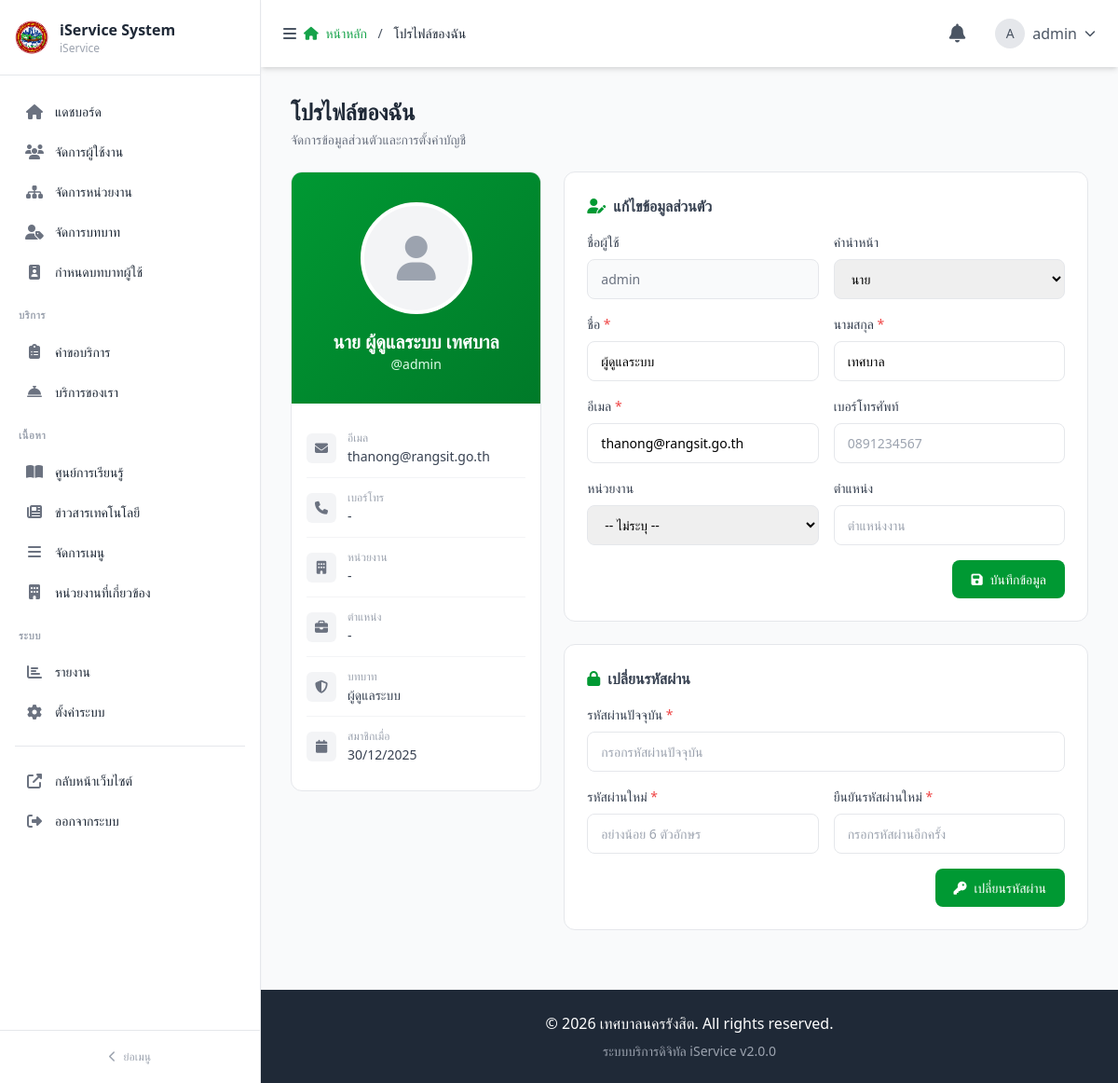
The app's page /admin/user_profile.php (signed in) with its own data.
### tables this page shows
CREATE TABLE `users` (
  `user_id` int(11) NOT NULL COMMENT 'รหัสผู้ใช้',
  `prefix_id` int(11) DEFAULT NULL COMMENT 'รหัสคำนำหน้าชื่อ (FK to prefixes)',
  `username` varchar(50) NOT NULL COMMENT 'ชื่อผู้ใช้สำหรับ login',
  `first_name` varchar(100) NOT NULL COMMENT 'ชื่อ',
  `last_name` varchar(100) NOT NULL COMMENT 'นามสกุล',
  `email` varchar(255) NOT NULL COMMENT 'อีเมล',
  `phone` varchar(20) DEFAULT NULL COMMENT 'เบอร์โทรศัพท์',
  `password` varchar(255) NOT NULL COMMENT 'รหัสผ่าน (hashed)',
  `role` enum('admin','staff','user') DEFAULT 'user' COMMENT 'บทบาท: admin=ผู้ดูแล, staff=เจ้าหน้าที่, user=ผู้ใช้ทั่วไป',
  `status` enum('active','inactive','suspended') DEFAULT 'active' COMMENT 'สถานะ: active=ใช้งาน, inactive=ไม่ใช้งาน, suspended=ระงับ',
  `department_id` int(11) DEFAULT NULL COMMENT 'รหัสหน่วยงาน (FK to departments)',
  `position` varchar(100) DEFAULT NULL COMMENT 'ตำแหน่ง',
  `profile_image` varchar(255) DEFAULT NULL COMMENT 'รูปโปรไฟล์',
  `last_login` datetime DEFAULT NULL COMMENT 'เข้าสู่ระบบครั้งล่าสุด',
  `created_at` datetime DEFAULT current_timestamp() COMMENT 'วันที่สร้าง',
  `updated_at` datetime DEFAULT current_timestamp() ON UPDATE current_timestamp() COMMENT 'วันที่อัปเดต'
);

CREATE TABLE `prefixes` (
  `prefix_id` int(11) NOT NULL,
  `prefix_name` varchar(100) NOT NULL,
  `prefix_short` varchar(50) DEFAULT NULL,
  `prefix_type` enum('general','military_army','military_navy','military_air','police','academic') DEFAULT 'general',
  `is_active` tinyint(1) DEFAULT 1,
  `display_order` int(11) DEFAULT 0
);

### admin/user_profile.php (the view, shortened to what the rows shown need)
<?php
require_once '../config/database.php';
$user_id = $_SESSION['user_id'];
$stmt = $conn->prepare("SELECT u.*, p.prefix_name, d.department_name
                        FROM users u
                        LEFT JOIN prefixes p ON u.prefix_id = p.prefix_id
                        LEFT JOIN departments d ON u.department_id = d.department_id
                        WHERE u.user_id = ?");
$stmt->bind_param("i", $user_id);
$stmt->execute();
$profile = $stmt->get_result()->fetch_assoc();
$user = [
    'username' => $profile['username'],
    'email' => $profile['email'],
    'full_name' => ($profile['prefix_name'] ?? '') . ' ' . $profile['first_name'] . ' ' . $profile['last_name'],
    'first_name' => $profile['first_name']
];
$prefixes_result = $conn->query("SELECT prefix_id, prefix_name, prefix_type FROM prefixes WHERE is_active = 1 ORDER BY display_order");
$prefixes = [];
while ($row = $prefixes_result->fetch_assoc()) {
    $prefixes[$row['prefix_type']][] = $row;
}
include 'admin-layout/header.php';
include 'admin-layout/sidebar.php';
include 'admin-layout/topbar.php';
?>
<div class="max-w-4xl mx-auto">
    <div class="mb-6">
        <h1 class="text-2xl font-semibold text-gray-800">โปรไฟล์ของฉัน</h1>
    </div>
    <div class="grid grid-cols-1 lg:grid-cols-3 gap-6">
        <div class="lg:col-span-1">
            <div class="profile-card">
                <div class="profile-header">
                    <form id="imageForm" method="POST" enctype="multipart/form-data">
                        <div class="profile-avatar" onclick="document.getElementById('profileImageInput').click()">
                        </div>
                    </form>
                    <h2 class="text-xl font-semibold"><?php echo htmlspecialchars($user['full_name']); ?></h2>
                    <p class="text-green-100 text-sm">@<?php echo htmlspecialchars($profile['username']); ?></p>
                </div>
                <div class="p-4">
                    <div class="info-item">
                        <div>
                            <div class="info-label">อีเมล</div>
                            <div class="info-value"><?php echo htmlspecialchars($profile['email']); ?></div>
                        </div>
                    </div>
                    <div class="info-item">
                        <div>
                            <div class="info-label">เบอร์โทร</div>
                            <div class="info-value"><?php echo htmlspecialchars($profile['phone'] ?: '-'); ?></div>
                        </div>
                    </div>
                    <div class="info-item">
                        <div>
                            <div class="info-label">ตำแหน่ง</div>
                            <div class="info-value"><?php echo htmlspecialchars($profile['position'] ?: '-'); ?></div>
                        </div>
                    </div>
                    <div class="info-item">
                        <div>
                            <div class="info-label">บทบาท</div>
                            <div class="info-value">
                                <?php
                                $role_text = ['admin' => 'ผู้ดูแลระบบ', 'staff' => 'เจ้าหน้าที่', 'user' => 'ผู้ใช้ทั่วไป'];
                                echo $role_text[$profile['role']] ?? $profile['role'];
                                ?>
                            </div>
                        </div>
                    </div>
                    <div class="info-item">
                        <div>
                            <div class="info-label">สมาชิกเมื่อ</div>
                            <div class="info-value"><?php echo date('d/m/Y', strtotime($profile['created_at'])); ?></div>
                        </div>
                    </div>
                </div>
            </div>
        </div>
        <div class="lg:col-span-2 space-y-6">
            <div class="profile-card">
                <form method="POST">
                    <div class="form-section">
                        <div class="form-grid">
                            <div class="form-group">
                                <label>ชื่อผู้ใช้</label>
                                <input type="text" value="<?php echo htmlspecialchars($profile['username']); ?>" disabled>
                            </div>
                            <div class="form-group">
                                <label>คำนำหน้า</label>
                                <select name="prefix_id">
                                    <?php
                                    $prefix_labels = [
                                        'general' => 'คำนำหน้าทั่วไป',
                                        'military_army' => 'ยศทหารบก',
                                        'military_navy' => 'ยศทหารเรือ',
                                        'military_air' => 'ยศทหารอากาศ',
                                        'police' => 'ยศตำรวจ',
                                        'academic' => 'คำนำหน้าทางวิชาการ'
                                    ];
                                    foreach ($prefix_labels as $type => $label):
                                        if (!empty($prefixes[$type])):
                                    ?>
                                    <optgroup label="<?php echo $label; ?>">
                                        <?php foreach ($prefixes[$type] as $prefix): ?>
                                        <option value="<?php echo $prefix['prefix_id']; ?>" <?php echo ($profile['prefix_id'] == $prefix['prefix_id']) ? 'selected' : ''; ?>>
                                        </option>
                                        <?php endforeach; ?>
                                    </optgroup>
                                    <?php endif; endforeach; ?>
                                </select>
                            </div>
                            <div class="form-group">
                                <label>ชื่อ <span class="text-red-500">*</span></label>
                                <input type="text" name="first_name" value="<?php echo htmlspecialchars($profile['first_name']); ?>" required>
                            </div>
                            <div class="form-group">
                                <label>นามสกุล <span class="text-red-500">*</span></label>
                                <input type="text" name="last_name" value="<?php echo htmlspecialchars($profile['last_name']); ?>" required>
                            </div>
                            <div class="form-group">
                                <label>อีเมล <span class="text-red-500">*</span></label>
                                <input type="email" name="email" value="<?php echo htmlspecialchars($profile['email']); ?>" required>
                            </div>
                        </div>
                    </div>
                </form>
            </div>
        </div>
    </div>
</div>
<?php include 'admin-layout/footer.php'; ?>

### admin/admin-layout/topbar.php (shortened to what the rows shown need)
<?php
$current_user_profile_image = $_SESSION['profile_image'] ?? null;
if (!$current_user_profile_image && isset($conn) && isset($_SESSION['user_id'])) {
    $profile_query = $conn->query("SELECT profile_image FROM users WHERE user_id = " . intval($_SESSION['user_id']));
    if ($profile_query && $profile_row = $profile_query->fetch_assoc()) {
        $current_user_profile_image = $profile_row['profile_image'];
    }
}
?>
<div id="mainContent" class="main-content-transition ml-0 lg:ml-[280px] min-h-screen">
    <nav class="bg-white shadow-md sticky top-0 z-30">
        <div class="flex items-center justify-between px-4 py-3">
            <div class="flex items-center space-x-4">
                <div class="relative">
                    <button onclick="toggleUserDropdown()" class="flex items-center space-x-2 text-gray-600 hover:text-gray-900 p-2 rounded-lg hover:bg-gray-100">
                        <?php if (!empty($current_user_profile_image) && file_exists('../' . $current_user_profile_image)): ?>
                            <img src="../<?php echo htmlspecialchars($current_user_profile_image); ?>"
                                 alt="<?php echo htmlspecialchars($user['username'] ?? 'Admin'); ?>"
                                 class="w-8 h-8 rounded-full object-cover">
                        <?php else: ?>
                            <div class="w-8 h-8 bg-gray-200 rounded-full flex items-center justify-center text-gray-600 font-medium text-sm">
                                <?php echo strtoupper(substr($user['username'] ?? 'A', 0, 1)); ?>
                            </div>
                        <?php endif; ?>
                        <span class="hidden md:block font-medium"><?php echo htmlspecialchars($user['username'] ?? 'Admin'); ?></span>
                        <i class="fas fa-chevron-down text-xs"></i>
                    </button>
                </div>
            </div>
        </div>
    </nav>
    <main class="p-4 md:p-6 lg:p-8">

### records on screen
users: username "A", username "admin", email "thanong@rangsit.go.th", phone "-", position "-", role "ผู้ดูแลระบบ", created_at "30/12/2025", prefix_id "นาย", first_name "ผู้ดูแลระบบ", last_name "เทศบาล"

### other values on screen
$sidebar_app_name "iService System"
$sidebar_org_name "iService"
$item['label'] "แดชบอร์ด"
$item['label'] "จัดการผู้ใช้งาน"
$item['label'] "จัดการหน่วยงาน"
$item['label'] "จัดการบทบาท"
$item['label'] "กำหนดบทบาทผู้ใช้"
$group['label'] "บริการ"
$item['label'] "คำขอบริการ"
$item['label'] "บริการของเรา"
$group['label'] "เนื้อหา"
$item['label'] "ศูนย์การเรียนรู้"
$item['label'] "ข่าวสารเทคโนโลยี"
$item['label'] "จัดการเมนู"
$item['label'] "หน่วยงานที่เกี่ยวข้อง"
